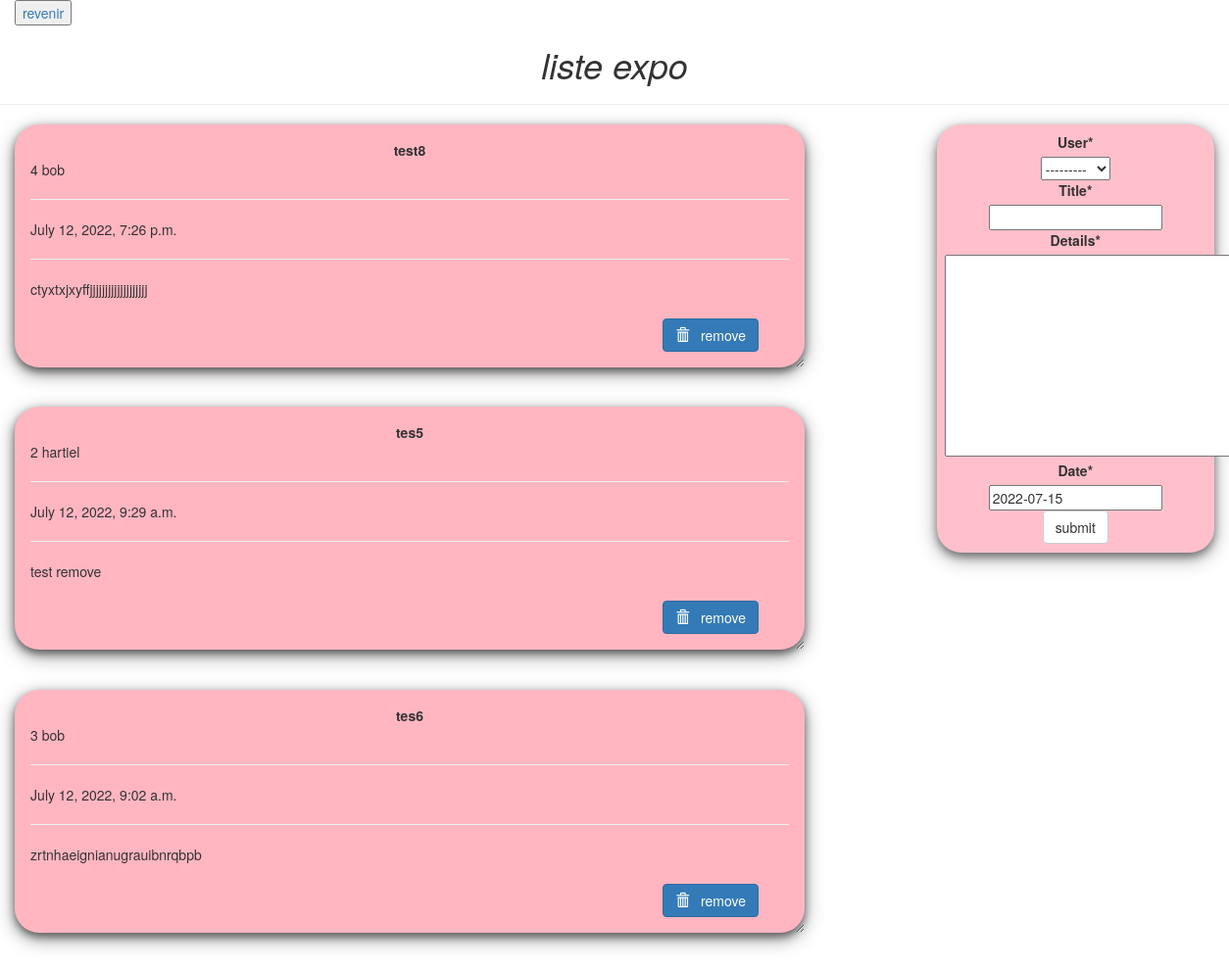
The page /todo/ (signed in) on the database as committed earlier.
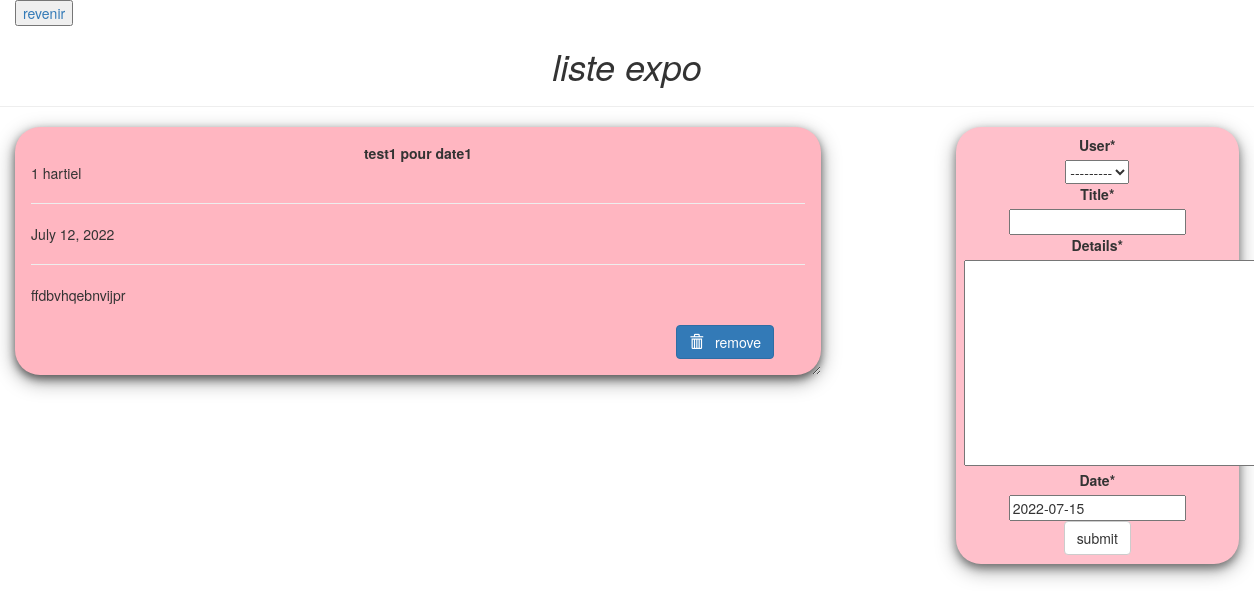
The same page on the database as committed later.
### todo/models.py (models this page shows, shortened)
class Todo(models.Model):
	user = models.ForeignKey(users, on_delete=models.CASCADE)
	title=models.CharField(max_length=100)
	details=models.TextField()
	date=models.DateField(default=timezone.now, unique=True)

### compte/models.py (models this page shows)
class users(AbstractUser):
    chef = models.BooleanField(default=False)

### todo/views.py (the view, shortened to what this page needs)
# urls.py: path('',views.index,name='todo'),
@login_required(login_url='acces')
def index(request):
	item_list = Todo.objects.order_by("-date")
	form = TodoForm()
	page = {
			"forms" : form,
			"list" : item_list,
			"title" : "TODO LIST",
		}
	return render(request, 'todo/index.html', page)

### todo/forms.py
class TodoForm(forms.ModelForm):
	class Meta:
		model = Todo
		fields="__all__"

### becoffe/templates/todo/index.html (shortened to what this page needs)
{% load crispy_forms_tags %}
<!DOCTYPE html>
<html lang="en" dir="ltr">
<head>
  <link rel="stylesheet" href="https://maxcdn.bootstrapcdn.com/bootstrap/3.3.7/css/bootstrap.min.css">
</head>
<button> <a href="{% url 'hello' %}"> revenir </a> </button>
<body  class="container-fluid">
  <center class="row">
    <h1><i>liste expo</i></h1>
    <hr />
  </center>
  <div class="row">
    <div class="col-md-8">
      {% for i in list %}
      <div class="card">
        <center><b>{{i.title}}</b></center>
        {{i.id}}
        {{i.user}}
        <hr/>
        {{i.date}}
        <hr/>
        {{i.details}}
        <br />
        <br />
        <form action= "{%url 'del' i.id %}" method="post" style=" padding-right: 4%; padding-bottom: 3%;">
          <button value="remove" type="submit"  class="btn btn-primary" style="float: right;"><span class="glyphicon glyphicon-trash"></span> &nbsp; remove</button>
        </form>
      </div>
      {% endfor%}
    </div>
    <div class="col-md-1"> </div>
    <div class="col-md-3" >
      <div  class="submit_form">
      <form  method="POST">
        {{forms|crispy}}
        <center>
        <input type="submit" class="btn btn-default" value="submit" />
      </center>
      </form>
    </div>
  </div>
</div>
</body>
</html>

Rows that differ between the two databases and show on the page:
removed Todo: title "test8", id "4", user "bob", date "July 12, 2022, 7:26 p.m.", details "ctyxtxjxyffjjjjjjjjjjjjjjjjjjj"
removed Todo: title "tes5", id "2", user "hartiel", date "July 12, 2022, 9:29 a.m.", details "test remove"
removed Todo: title "tes6", id "3", user "bob", date "July 12, 2022, 9:02 a.m.", details "zrtnhaeignianugrauibnrqbpb"
added Todo: title "test1 pour date1", id "1", user "hartiel", date "July 12, 2022", details "ffdbvhqebnvijpr"
